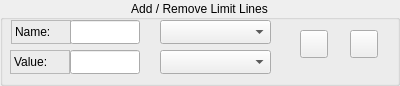
       <widget class="QGroupBox" name="groupAddRemovePens">
        <property name="geometry">
         <rect>
          <x>380</x>
          <y>190</y>
          <width>400</width>
          <height>86</height>
         </rect>
        </property>
        <property name="sizePolicy">
         <sizepolicy hsizetype="Fixed" vsizetype="Fixed">
          <horstretch>0</horstretch>
          <verstretch>0</verstretch>
         </sizepolicy>
        </property>
        <property name="minimumSize">
         <size>
          <width>400</width>
          <height>86</height>
         </size>
        </property>
        <property name="maximumSize">
         <size>
          <width>400</width>
          <height>86</height>
         </size>
        </property>
        <property name="title">
         <string>Add / Remove Limit Lines</string>
        </property>
        <property name="alignment">
         <set>Qt::AlignCenter</set>
        </property>
        <widget class="QPushButton" name="pButtonAddPen">
         <property name="geometry">
          <rect>
           <x>300</x>
           <y>30</y>
           <width>28</width>
           <height>28</height>
          </rect>
         </property>
         <property name="sizePolicy">
          <sizepolicy hsizetype="Fixed" vsizetype="Fixed">
           <horstretch>0</horstretch>
           <verstretch>0</verstretch>
          </sizepolicy>
         </property>
         <property name="minimumSize">
          <size>
           <width>28</width>
           <height>28</height>
          </size>
         </property>
         <property name="maximumSize">
          <size>
           <width>28</width>
           <height>28</height>
          </size>
         </property>
         <property name="text">
          <string/>
         </property>
         <property name="icon">
          <iconset resource="resources.qrc">
           <normaloff>:/images/images/plus.png</normaloff>:/images/images/plus.png</iconset>
         </property>
         <property name="iconSize">
          <size>
           <width>20</width>
           <height>20</height>
          </size>
         </property>
        </widget>
        <widget class="QPushButton" name="buttonRemovePen">
         <property name="geometry">
          <rect>
           <x>350</x>
           <y>30</y>
           <width>28</width>
           <height>28</height>
          </rect>
         </property>
         <property name="sizePolicy">
          <sizepolicy hsizetype="Fixed" vsizetype="Fixed">
           <horstretch>0</horstretch>
           <verstretch>0</verstretch>
          </sizepolicy>
         </property>
         <property name="minimumSize">
          <size>
           <width>28</width>
           <height>28</height>
          </size>
         </property>
         <property name="maximumSize">
          <size>
           <width>28</width>
           <height>28</height>
          </size>
         </property>
         <property name="text">
          <string/>
         </property>
         <property name="icon">
          <iconset resource="resources.qrc">
           <normaloff>:/images/images/minus.png</normaloff>:/images/images/minus.png</iconset>
         </property>
         <property name="iconSize">
          <size>
           <width>20</width>
           <height>20</height>
          </size>
         </property>
        </widget>
        <widget class="QLabel" name="labelPenValue">
         <property name="geometry">
          <rect>
           <x>10</x>
           <y>50</y>
           <width>60</width>
           <height>24</height>
          </rect>
         </property>
         <property name="minimumSize">
          <size>
           <width>60</width>
           <height>24</height>
          </size>
         </property>
         <property name="maximumSize">
          <size>
           <width>60</width>
           <height>24</height>
          </size>
         </property>
         <property name="frameShape">
          <enum>QFrame::StyledPanel</enum>
         </property>
         <property name="frameShadow">
          <enum>QFrame::Sunken</enum>
         </property>
         <property name="text">
          <string>Value:</string>
         </property>
        </widget>
        <widget class="QLineEdit" name="linePenValue">
         <property name="geometry">
          <rect>
           <x>70</x>
           <y>50</y>
           <width>70</width>
           <height>24</height>
          </rect>
         </property>
         <property name="sizePolicy">
          <sizepolicy hsizetype="Fixed" vsizetype="Fixed">
           <horstretch>0</horstretch>
           <verstretch>0</verstretch>
          </sizepolicy>
         </property>
         <property name="minimumSize">
          <size>
           <width>70</width>
           <height>24</height>
          </size>
         </property>
         <property name="maximumSize">
          <size>
           <width>70</width>
           <height>24</height>
          </size>
         </property>
        </widget>
        <widget class="QLabel" name="labelPenName">
         <property name="geometry">
          <rect>
           <x>11</x>
           <y>20</y>
           <width>60</width>
           <height>24</height>
          </rect>
         </property>
         <property name="sizePolicy">
          <sizepolicy hsizetype="Fixed" vsizetype="Fixed">
           <horstretch>0</horstretch>
           <verstretch>0</verstretch>
          </sizepolicy>
         </property>
         <property name="minimumSize">
          <size>
           <width>60</width>
           <height>24</height>
          </size>
         </property>
         <property name="maximumSize">
          <size>
           <width>60</width>
           <height>24</height>
          </size>
         </property>
         <property name="frameShape">
          <enum>QFrame::StyledPanel</enum>
         </property>
         <property name="frameShadow">
          <enum>QFrame::Sunken</enum>
         </property>
         <property name="text">
          <string>Name:</string>
         </property>
        </widget>
        <widget class="QLineEdit" name="linePenName">
         <property name="geometry">
          <rect>
           <x>70</x>
           <y>20</y>
           <width>70</width>
           <height>24</height>
          </rect>
         </property>
         <property name="sizePolicy">
          <sizepolicy hsizetype="Fixed" vsizetype="Fixed">
           <horstretch>0</horstretch>
           <verstretch>0</verstretch>
          </sizepolicy>
         </property>
         <property name="minimumSize">
          <size>
           <width>70</width>
           <height>24</height>
          </size>
         </property>
         <property name="maximumSize">
          <size>
           <width>70</width>
           <height>24</height>
          </size>
         </property>
        </widget>
        <widget class="QComboBox" name="comboRelative">
         <property name="geometry">
          <rect>
           <x>160</x>
           <y>20</y>
           <width>111</width>
           <height>24</height>
          </rect>
         </property>
         <property name="sizePolicy">
          <sizepolicy hsizetype="Fixed" vsizetype="Fixed">
           <horstretch>0</horstretch>
           <verstretch>0</verstretch>
          </sizepolicy>
         </property>
         <property name="minimumSize">
          <size>
           <width>111</width>
           <height>24</height>
          </size>
         </property>
         <property name="maximumSize">
          <size>
           <width>111</width>
           <height>24</height>
          </size>
         </property>
        </widget>
        <widget class="QComboBox" name="comboSelectedPen">
         <property name="geometry">
          <rect>
           <x>160</x>
           <y>50</y>
           <width>111</width>
           <height>24</height>
          </rect>
         </property>
         <property name="sizePolicy">
          <sizepolicy hsizetype="Fixed" vsizetype="Fixed">
           <horstretch>0</horstretch>
           <verstretch>0</verstretch>
          </sizepolicy>
         </property>
         <property name="minimumSize">
          <size>
           <width>111</width>
           <height>24</height>
          </size>
         </property>
         <property name="maximumSize">
          <size>
           <width>111</width>
           <height>24</height>
          </size>
         </property>
        </widget>
       </widget>
